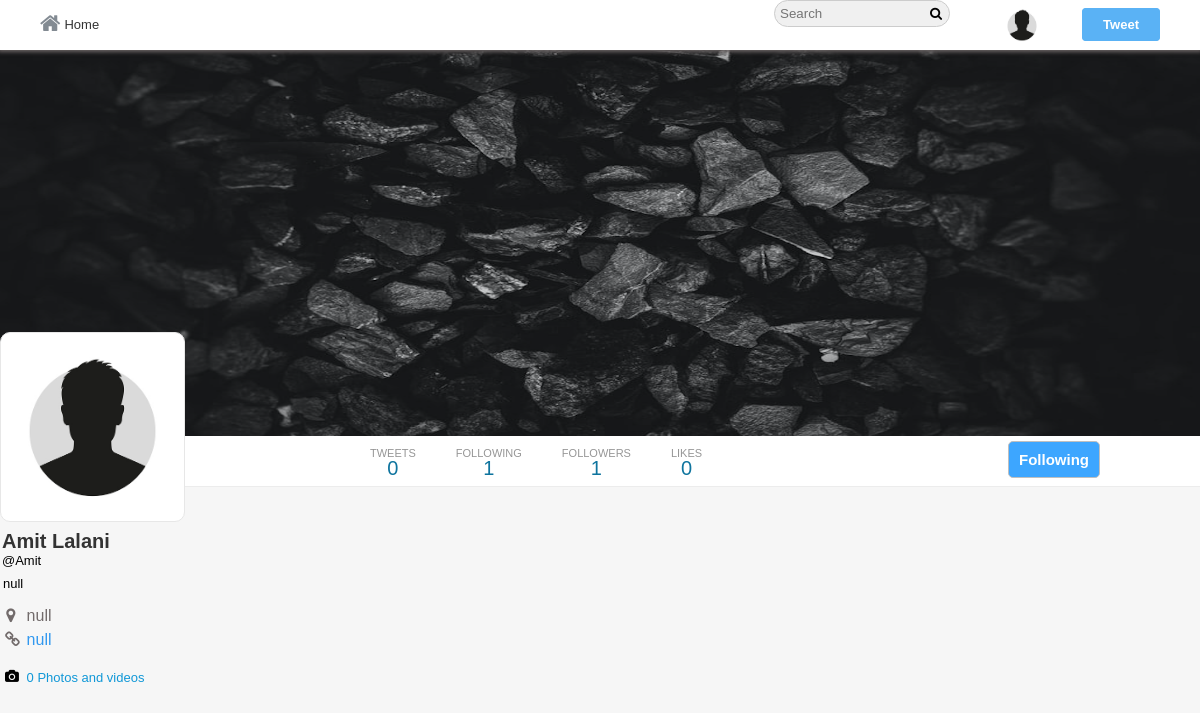
Page /profile.php?username=Amit (signed in) on the committed database.
### tables this page shows
CREATE TABLE `users` (
  `user_id` int(11) NOT NULL,
  `username` varchar(40) NOT NULL,
  `email` varchar(255) NOT NULL,
  `password` varchar(32) NOT NULL,
  `screenName` varchar(40) NOT NULL,
  `profileImage` varchar(255) NOT NULL,
  `profileCover` varchar(255) NOT NULL,
  `following` int(11) NOT NULL,
  `followers` int(11) NOT NULL,
  `bio` varchar(140) NOT NULL,
  `country` varchar(255) NOT NULL,
  `website` varchar(255) NOT NULL
);

### core/init.php (called while the page is built, shortened)
<?php
include 'database/connection.php';
include 'classes/user.php';
include 'classes/follow.php';
global $pdo;
$getFromU = new User($pdo);
$getFromF = new Follow($pdo);
?>

### core/classes/user.php (called while the page is built, shortened)
<?php
class User {
	protected $pdo;
	function __construct($pdo) {
		$this->pdo = $pdo;
	}
	public function checkInput($var){
		$var = htmlspecialchars($var);
		$var = trim($var);
		$var = stripslashes($var);
		return $var;
	}
	public function userData($user_id){
		$stmt = $this->pdo->prepare('SELECT * FROM `users` WHERE `user_id` = :user_id');
		$stmt->bindParam(':user_id', $user_id, PDO::PARAM_INT);
		$stmt->execute();
		return $stmt->fetch(PDO::FETCH_OBJ);
	}
	public function userIdbyUsername($username){
		$stmt = $this->pdo->prepare("SELECT `user_id` FROM `users` WHERE (`username`  = :username)");
		$stmt->bindParam("username", $username, PDO::PARAM_STR);
		$stmt->execute();
	    $user = $stmt->fetch(PDO::FETCH_OBJ);
	    return $user->user_id;
	}
}
?>

### profile.php (the view, shortened to what this page needs)
<?php
include 'core/init.php';
if (isset($_GET['username']) === true && empty($_GET['username']) === false) {
	$username = $getFromU->checkInput($_GET['username']);
	$profileId = $getFromU->userIdByUsername($username);
	$profileData = $getFromU->userData($profileId);
	$user_id = $_SESSION['user_id'];
	$user = $getFromU->userData($user_id);
}
?>
<!doctype html>
<html>
	<head>
		<link rel="stylesheet" href="<?php echo BASE_URL; ?>assets/css/style-complete.css"/>
		<link rel="stylesheet" href="https://cdnjs.cloudflare.com/ajax/libs/font-awesome/4.6.3/css/font-awesome.css"/>
	</head>
	<body>
		<div class="wrapper">
			<div class="header-wrapper">
				<div class="nav-container">
					<div class="nav">
						<div class="nav-left">
							<ul>
								<li><a href="<?php echo BASE_URL; ?>home.php"><i class="fa fa-home" aria-hidden="true"></i>Home</a></li>
							</ul>
						</div>
						<div class="nav-right">
							<ul>
								<li><input type="text" placeholder="Search" class="search"/><i class="fa fa-search" aria-hidden="true"></i>
								</li>
								<li class="hover"><label class="drop-label" for="drop-wrap1"><img src="<?php echo BASE_URL.$user->profileImage; ?>"/></label>
								</li>
								<li><label for="pop-up-tweet" class="addTweetBtn">Tweet</label></li>
							</ul>
						</div>
					</div>
				</div>
			</div>
			<div class="profile-cover-wrap">
				<div class="profile-cover-inner">
					<div class="profile-cover-img">
						<img src="<?php echo BASE_URL.$profileData->profileCover; ?>"/>
					</div>
				</div>
				<div class="profile-nav">
					<div class="profile-navigation">
						<ul>
							<li>
								<div class="n-head">
									TWEETS
								</div>
								<div class="n-bottom">
									0
								</div>
							</li>
							<li>
								<?php
									echo "<a href=\"following.php?username=".$user->username."\">";
								?>
									<div class="n-head">
										FOLLOWING
									</div>
									<div class="n-bottom">
										<span class="count-following"><?php echo $profileData->following;?></span>
									</div>
								<?php
								  echo "</a>";
								?>
							</li>
							<li>
								<?php
									echo "<a href=\"followers.php?username=".$user->username."\">";
								?>
									<div class="n-head">
										FOLLOWERS
									</div>
									<div class="n-bottom">
										<span class="count-followers"><?php echo $profileData->followers;?></span>
									</div>
								<?php
								  echo "</a>";
								?>
							</li>
							<li>
								<a href="#">
									<div class="n-head">
										LIKES
									</div>
									<div class="n-bottom">
										0
									</div>
								</a>
							</li>
						</ul>
						<div class="edit-button">
							<span>
								<?php echo $getFromF->followBtn($profileId, $user_id, $profileData->user_id); ?>
							</span>
						</div>
					</div>
				</div>
			</div>
			<div class="in-wrapper">
				<div class="in-full-wrap">
					<div class="in-left">
						<div class="in-left-wrap">
							<div class="profile-info-wrap">
								<div class="profile-info-inner">
									<div class="profile-img">
										<img src="<?php echo BASE_URL.$profileData->profileImage; ?>"/>
									</div>
									<div class="profile-name-wrap">
										<div class="profile-name">
											<a href="<?php echo BASE_URL.$profileData->profileCover; ?>"><?php echo $profileData->screenName; ?></a>
										</div>
										<div class="profile-tname">
											@<span class="username"><?php echo $profileData->username; ?></span>
										</div>
									</div>
									<div class="profile-bio-wrap">
										<div class="profile-bio-inner">
											<?php
											echo $profileData->bio; ?>
										</div>
									</div>
									<div class="profile-extra-info">
										<div class="profile-extra-inner">
											<ul>
												<li>
													<div class="profile-ex-location-i">
														<i class="fa fa-map-marker" aria-hidden="true"></i>
													</div>
													<div class="profile-ex-location">
														<?php echo $profileData->country; ?>
													</div>
												</li>
												<li>
													<div class="profile-ex-location-i">
														<i class="fa fa-link" aria-hidden="true"></i>
													</div>
													<div class="profile-ex-location">
														<a href="<?php echo $profileData->website; ?>" target = "_blank"><?php echo $profileData->website; ?></a>
													</div>
												</li>
											</ul>
										</div>
									</div>
									<div class="profile-extra-footer">
										<div class="profile-extra-footer-head">
											<div class="profile-extra-info">
												<ul>
													<li>
														<div class="profile-ex-location-i">
															<i class="fa fa-camera" aria-hidden="true"></i>
														</div>
														<div class="profile-ex-location">
															<a href="#">0 Photos and videos </a>
														</div>
													</li>
												</ul>
											</div>
										</div>
									</div>
								</div>
							</div>
						</div>
					</div>
					<div class="in-center">
					</div>
					<div class="in-right">
					</div>
				</div>
			</div>
		</div>
	</body>
</html>

### assets/css/style-complete.css (style rules this page uses)
* { margin: 0px auto; padding: 0px; font-family: Helvetica; }
body { font-family: Helvetica; font-size: 13px; background: #f6f6f6; }
ul { list-style:none; }
.wrapper { width:100%; }
.header-wrapper { width:100%; background:white; position: fixed; top:0; z-index: 10000; }
.nav-container { width:95%; margin:0px auto; }
.nav { width:100%; height:50px; }
.nav ul li { line-height: 50px; float:left; margin-right: 0px; padding: 0px 10px; cursor:pointer; transition: all 200ms ease-in-out; }
.nav ul li a { color:#333; text-decoration:none; }
.nav-left { width:50%; float:left; }
.nav-right { width:50%; float:right; }
.nav-right ul { float:right; }
.nav .nav-left ul li i { margin-right: 4px; color: #828a92; font-size: 22px; position: relative; top: 2px; }
.drop-label { background: none !important; border: none !important; }
.nav-right { height: 50px; }
.nav .nav-right ul li img { width: 40px; margin-top: 5px; height:40px; }
.nav .nav-right ul li input[type="text"] { padding: 5px 20px 5px 5px; border: 1px solid #ccc; background: #f0f0f0; border-radius: 15px; }
.nav .nav-right ul li label { background: #5ab2f5; border: 1px solid #5ab2f5; padding: 8px 20px; border-radius: 4px; color: #fff; font-weight: 600; -webkit-user-select: none; -moz-user-select:none; user-select: none; cursor:pointer; }
.nav .nav-right ul li .fa { left: -20px; position: relative; }
.in-wrapper { width: 100%; padding: 5px 0px; }
.in-full-wrap { width:1200px; }
.in-left { width:25%; min-height: 1000px; float: left; margin-right: 12px; }
.in-center { width:48%; min-height: 1000px; float: left; }
.in-right { width:25%; min-height: 1000px; float:right; }
.in-left-wrap { width:100%; }
label { cursor: pointer; }
.profile-cover-wrap { width:100%; height: auto; position: relative; background-color: #F0F0F0; }
.profile-cover-img { width: 100%; min-height: 300px; max-height: 421px; overflow: hidden; }
.profile-cover-img img { width:100%; max-width: 1500px; height: 100%; max-height: 421px; min-height: 421px; }
.profile-img { width: 175px; height: 180px; background: #fff; padding: 4px; border-radius: 10px; border: 1px solid #e7e7e7; margin: 0px; position: relative;s }
.profile-img img { border-radius: 13px; height: 100%; width: 100%; }
.profile-nav { overflow: auto; background: #fff; border-bottom: 1px solid #ececec; }
.profile-navigation { width: 1000px; margin: 0px auto; }
.profile-navigation ul { width:50%; }
.profile-navigation ul li { float: left; margin: 0px 0px 0px 0px; text-align: center; padding: 10px 20px; -webkit-transition:all 300ms ease-in; -moz-transition:all 300ms ease-in; transition:all 300ms ease-in; line-height: 15px; }
.profile-navigation ul li a { text-decoration:none; color:#333; display: block; }
.n-head { font-size: 11px; color: #969696; }
.n-bottom { font-size: 20px; color: #0e749e; }
.profile-info-wrap { position: relative; top: -160px; }
.profile-name-wrap { margin: 8px 2px; }
.profile-name { color: #333; font-size: 20px; font-weight: bold; }
.profile-name a { text-decoration:none; color:#333; }
.profile-bio-inner { width: 90%; margin: 0px 3px; }
.profile-extra-info { padding: 5px; margin-top: 5px; }
.profile-extra-inner ul li { margin: 6px 0px; font-size: 16px; color: #726B6B; }
.profile-extra-inner ul li a { text-decoration:none; color: #3198ef; }
.profile-ex-location-i { float: left; margin-right: 10px; width: 4%; text-align: center; }
.profile-ex-location a { text-decoration: none; color: #1198d7; }
.edit-button { float: right; margin-top: 5px; }
.header-wrapper { box-shadow: 0px 0px 4px 2px #6c6565; }

### rows in the picture
users: profileImage (placeholder picture)
users: profileCover (placeholder picture), following "1", followers "1", profileImage (placeholder picture), screenName "Amit Lalani", username "Amit", bio "null", country "null", website "null"
